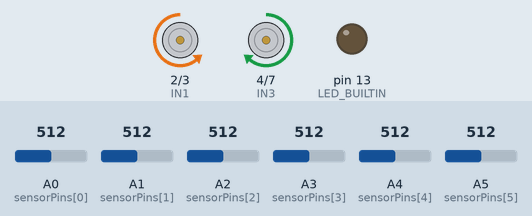
Simulated run of this sketch. Board: Arduino Uno, built with avr-gcc and run on an emulated ATmega328P. Shown: motor-driver pin pairs drawn as motors (green arrow = first pin HIGH = forward, orange = second pin HIGH = backward, longer = more drive, scaled by the enable pin), output pins drawn as LEDs (lit = HIGH). Inputs (shaded band) come from the test bench; at power-on: A1 (sensorPins[1]) = 512, A2 (sensorPins[2]) = 512, A3 (sensorPins[3]) = 512, A4 (sensorPins[4]) = 512, A0 (sensorPins[0]) = 512, A5 (sensorPins[5]) = 512.

Above: at 11.2 s.
11.3 s: A1 (sensorPins[1]) set to 522
At 12.0 s:
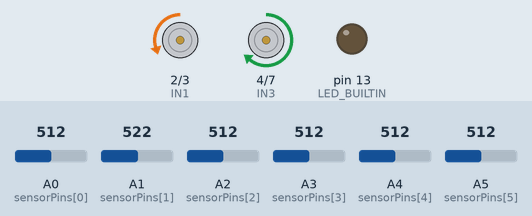
12.8 s: A2 (sensorPins[2]) set to 521
At 13.2 s:
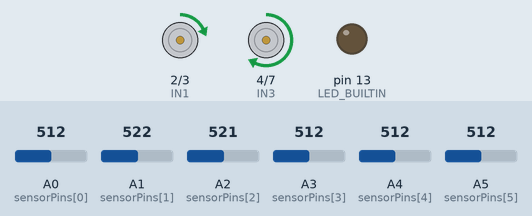
14.3 s: A3 (sensorPins[3]) set to 524
At 15.5 s:
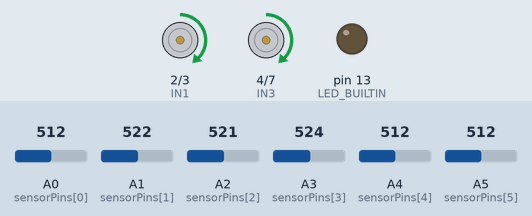
15.8 s: A4 (sensorPins[4]) set to 716
At 16.6 s:
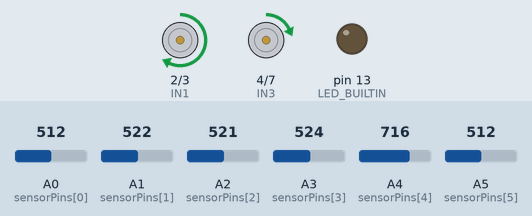
17.3 s: A0 (sensorPins[0]) set to 716
At 17.7 s:
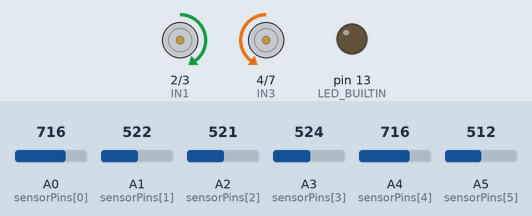
18.8 s: A1 (sensorPins[1]) set to 306
At 20.2 s:
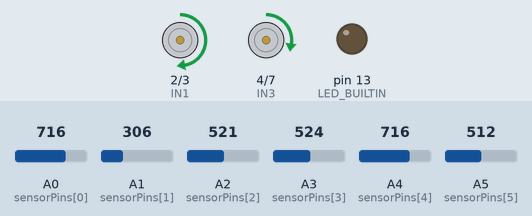
Timing chart, 0 to 21.3 s (numbered marks = the images above; inputs shaded):
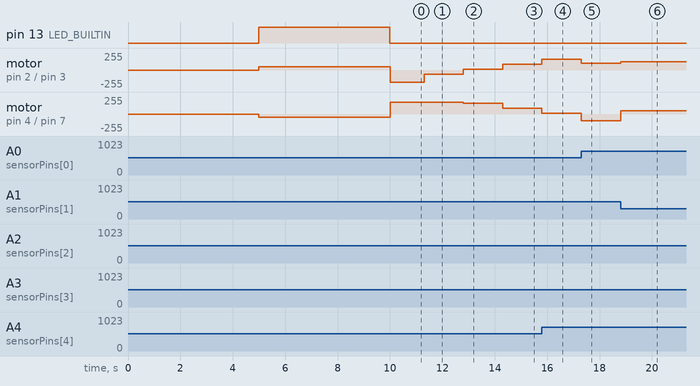

Measured:
- the behaviour switches between 512 and 513 on A1 (sensorPins[1]) (found by bisection; images 0 and 1)
- the behaviour switches between 512 and 513 on A2 (sensorPins[2]) (found by bisection; images 1 and 2)
- the behaviour switches between 512 and 513 on A3 (sensorPins[3]) (found by bisection; images 2 and 3)
- after the input at 11.3 s, motor on pin 2 (IN1) / pin 3 (IN2): backward 180/255 → backward 60/255 at once
- after the input at 12.8 s, motor on pin 2 (IN1) / pin 3 (IN2): backward 60/255 → forward 15/255 at once; motor on pin 4 (IN3) / pin 7 (IN4): forward 180/255 → forward 165/255 at once
- after the input at 14.3 s, motor on pin 2 (IN1) / pin 3 (IN2): forward 15/255 → forward 90/255 at once; motor on pin 4 (IN3) / pin 7 (IN4): forward 165/255 → forward 90/255 at once
- after the input at 15.8 s, motor on pin 2 (IN1) / pin 3 (IN2): forward 90/255 → forward 165/255 at once; motor on pin 4 (IN3) / pin 7 (IN4): forward 90/255 → forward 15/255 at once
- after the input at 17.3 s, motor on pin 2 (IN1) / pin 3 (IN2): forward 165/255 → forward 100/255 at once; motor on pin 4 (IN3) / pin 7 (IN4): forward 15/255 → backward 100/255 at once
- after the input at 18.8 s, motor on pin 2 (IN1) / pin 3 (IN2): forward 100/255 → forward 127/255 at once; motor on pin 4 (IN3) / pin 7 (IN4): backward 100/255 → forward 52/255 at once

The sketch:

NoLibrary.ino
```cpp
/* PWM PINS 3,5,6,9,10,11
   Built-in LED is PIN 13
*/

// Standard L298N Motor Driver Pins
constexpr uint8_t IN1 = 2;
constexpr uint8_t IN2 = 3;
constexpr uint8_t ENA = 5;

constexpr uint8_t IN3 = 4;
constexpr uint8_t IN4 = 7;
constexpr uint8_t ENB = 6;

// Sensor Pins
constexpr uint8_t SensorCount = 6;
const uint8_t sensorPins[SensorCount] = {A0, A1, A2, A3, A4, A5};

// Calibration Arrays
uint16_t sensorMin[SensorCount];
uint16_t sensorMax[SensorCount];
uint16_t sensorValues[SensorCount];

// SAFE & SLOW TUNING PROFILE
float Kp = 0.15;  // Gentle adjustments
float Ki = 0.00;  // Kept at zero to prevent wild over-corrections
float Kd = 1.80;  // Strong damping factor to eliminate wobbles

int P, D, I, previousError, error;
int lsp, rsp;
int lfspeed = 90; // Dropped to 90 for a steady, safe cruising speed

void setup();
void loop();
void robot_control();
uint16_t readLineBlack();
void Linefollow(int error);
void motor_drive(int left, int right);

void setup() {
  // Initialize L298N Control Pins
  pinMode(IN1, OUTPUT);
  pinMode(IN2, OUTPUT);
  pinMode(IN3, OUTPUT);
  pinMode(IN4, OUTPUT);
  pinMode(ENA, OUTPUT);
  pinMode(ENB, OUTPUT);

  // Initialize Sensor Pins & Reset Min/Max bounds
  for (uint8_t i = 0; i < SensorCount; i++) {
    pinMode(sensorPins[i], INPUT);
    sensorMin[i] = 1023;
    sensorMax[i] = 0;
  }

  pinMode(LED_BUILTIN, OUTPUT);
  digitalWrite(LED_BUILTIN, LOW);

  // Ensure motors are off at boot
  motor_drive(0, 0);

  // 1. Safe 5-second wait immediately after power-on
  unsigned long startupTimer = millis();
  while (millis() - startupTimer < 5000) {
    // Sitting perfectly still, waiting for power supply to stabilize
  }

  // 2. Begin Slow Calibration Spin
  digitalWrite(LED_BUILTIN, HIGH); // Indicator LED ON
  motor_drive(50, -50);            // Start gentle spin

  unsigned long calibrationTimer = millis();
  unsigned long lastSampleTime = millis();

  // Strict subtraction method prevents calculation logic lockups
  while (millis() - calibrationTimer < 5000) {
    unsigned long currentMillis = millis();

    // Sample sensors every 10ms
    if (currentMillis - lastSampleTime >= 10) {
      lastSampleTime = currentMillis;

      for (uint8_t j = 0; j < SensorCount; j++) {
        uint16_t value = analogRead(sensorPins[j]);
        if (value < sensorMin[j]) sensorMin[j] = value;
        if (value > sensorMax[j]) sensorMax[j] = value;
      }
    }
  }

  // 3. Calibration Finished - FORCE STOP
  motor_drive(0, 0);
  digitalWrite(LED_BUILTIN, LOW);  // Indicator LED OFF
}

void loop() {
  robot_control();
}

void robot_control() {
  uint16_t position = readLineBlack();
  error = 2000 - position;

  // Check if all core sensors see black (Using 900+ out of 1000 normalized range)
  if (sensorValues[0] >= 900 && sensorValues[1] >= 900 && sensorValues[2] >= 900 && sensorValues[3] >= 900 && sensorValues[4] >= 900) {
    if (previousError > 0) {
      motor_drive(-100, 100); // Controlled, safer sharp left turn speed
    } else {
      motor_drive(100, -100); // Controlled, safer sharp right turn speed
    }
  } else {
    Linefollow(error);
  }
}

uint16_t readLineBlack() {
  uint32_t avg = 0;
  uint32_t sum = 0;

  for (uint8_t i = 0; i < SensorCount; i++) {
    uint16_t value = analogRead(sensorPins[i]);

    // Normalize values between 0 (White) and 1000 (Black)
    if (value <= sensorMin[i]) value = 0;
    else if (value >= sensorMax[i]) value = 1000;
    else {
      value = map(value, sensorMin[i], sensorMax[i], 0, 1000);
    }

    sensorValues[i] = value;

    if (value > 200) {
      avg += (uint32_t)value * (i * 1000);
      sum += value;
    }
  }

  if (sum == 0) {
    if (previousError < 0) return (SensorCount - 1) * 1000;
    else return 0;
  }

  return avg / sum;
}

void Linefollow(int error) {
  P = error;
  I = I + error;
  D = error - previousError;
  I = constrain(I, -1000, 1000);

  float PIDvalue = (Kp * P) + (Ki * I) + (Kd * D);
  previousError = error;

  lsp = lfspeed - PIDvalue;
  rsp = lfspeed + PIDvalue;

  // Enforce speed caps to keep the movement smooth
  lsp = constrain(lsp, -180, 180);
  rsp = constrain(rsp, -180, 180);

  motor_drive(lsp, rsp);
}

void motor_drive(int left, int right) {
  // Left Motor Control (ENA, IN1, IN2)
  if (left >= 0) {
    digitalWrite(IN1, HIGH);
    digitalWrite(IN2, LOW);
    analogWrite(ENA, left);
  } else {
    digitalWrite(IN1, LOW);
    digitalWrite(IN2, HIGH);
    analogWrite(ENA, -left);
  }

  // Right Motor Control (ENB, IN3, IN4)
  if (right >= 0) {
    digitalWrite(IN3, HIGH);
    digitalWrite(IN4, LOW);
    analogWrite(ENB, right);
  } else {
    digitalWrite(IN3, LOW);
    digitalWrite(IN4, HIGH);
    analogWrite(ENB, -right);
  }
}
```
